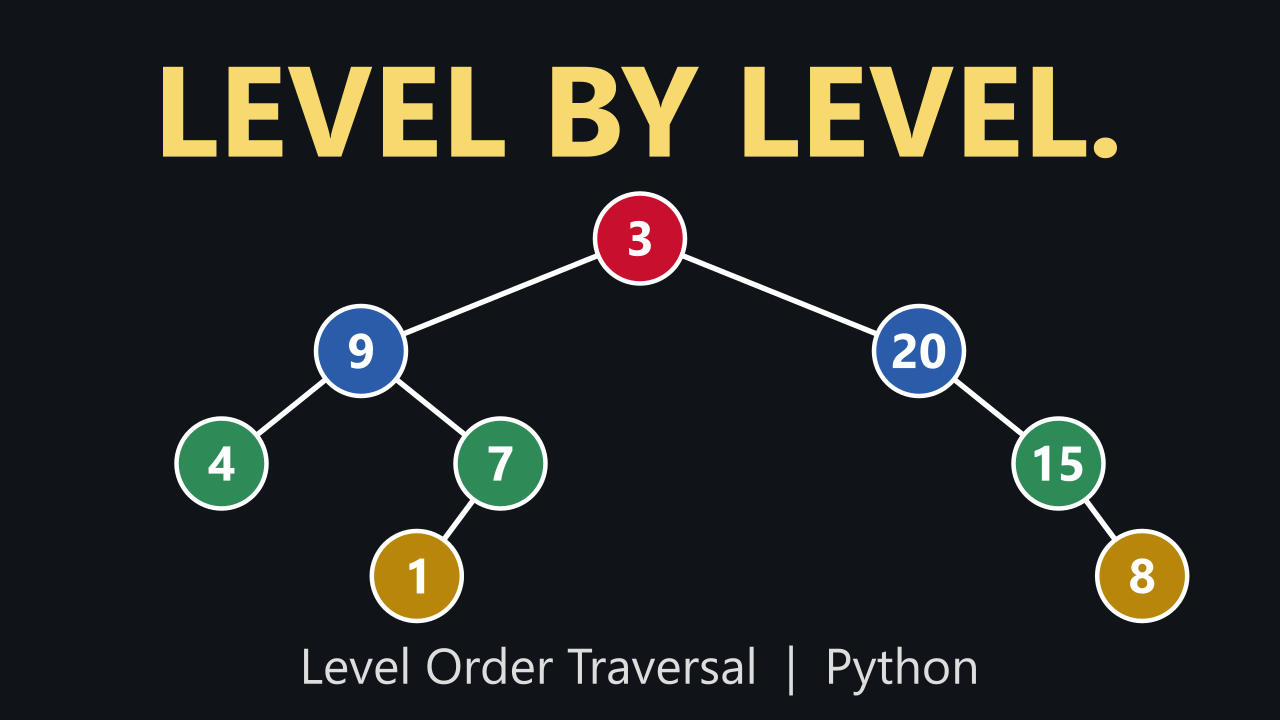

Generate this figure with Python:
"""YouTube thumbnail for the level order traversal video (1280x720 PNG).

Render (from the project root):
    uv run --system-certs --no-project --python 3.12 --with manim \
        python -m manim -s -r 1280,720 videos/006_level_order/thumbnail.py Thumbnail
"""

import sys
from pathlib import Path

sys.path.insert(0, str(Path(__file__).parent))

from manim import *

from level_order_scene import LEVEL_FILL, PROSE, Board
from level_order import example_tree

config.background_color = "#101418"


class Thumbnail(Scene):
    def construct(self):
        headline = Text("LEVEL BY LEVEL.", font=PROSE, font_size=96, weight=BOLD, color=YELLOW)
        headline.scale_to_fit_width(10.6).move_to([0, 2.75, 0])
        self.add(headline)

        # The example tree, every node filled with the colour of its level.
        board = Board(example_tree(), origin=(0.0, 1.35), sx=1.55, sy=1.25, radius=0.5)
        for value, node in board.nodes.items():
            node[0].set_fill(LEVEL_FILL[board.depth[value]], 1).set_stroke(WHITE, 5)
            node[1].scale(1.5)
        board.lines.set_stroke(WHITE, 6)
        self.add(board.tree)

        footer = Text("Level Order Traversal  |  Python", font=PROSE, font_size=40, color=GREY_A)
        footer.move_to([0, -3.45, 0])
        self.add(footer)
